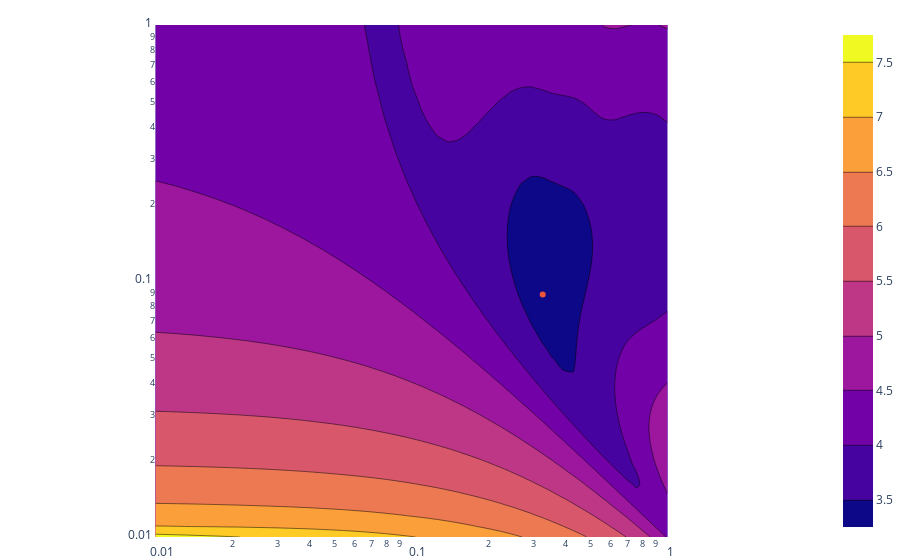

Notebook source saved alongside this figure:
### Code cell
f = InferSIR()
f.fit_beta_gamma_map(city, sample, Bin)
print(f)
